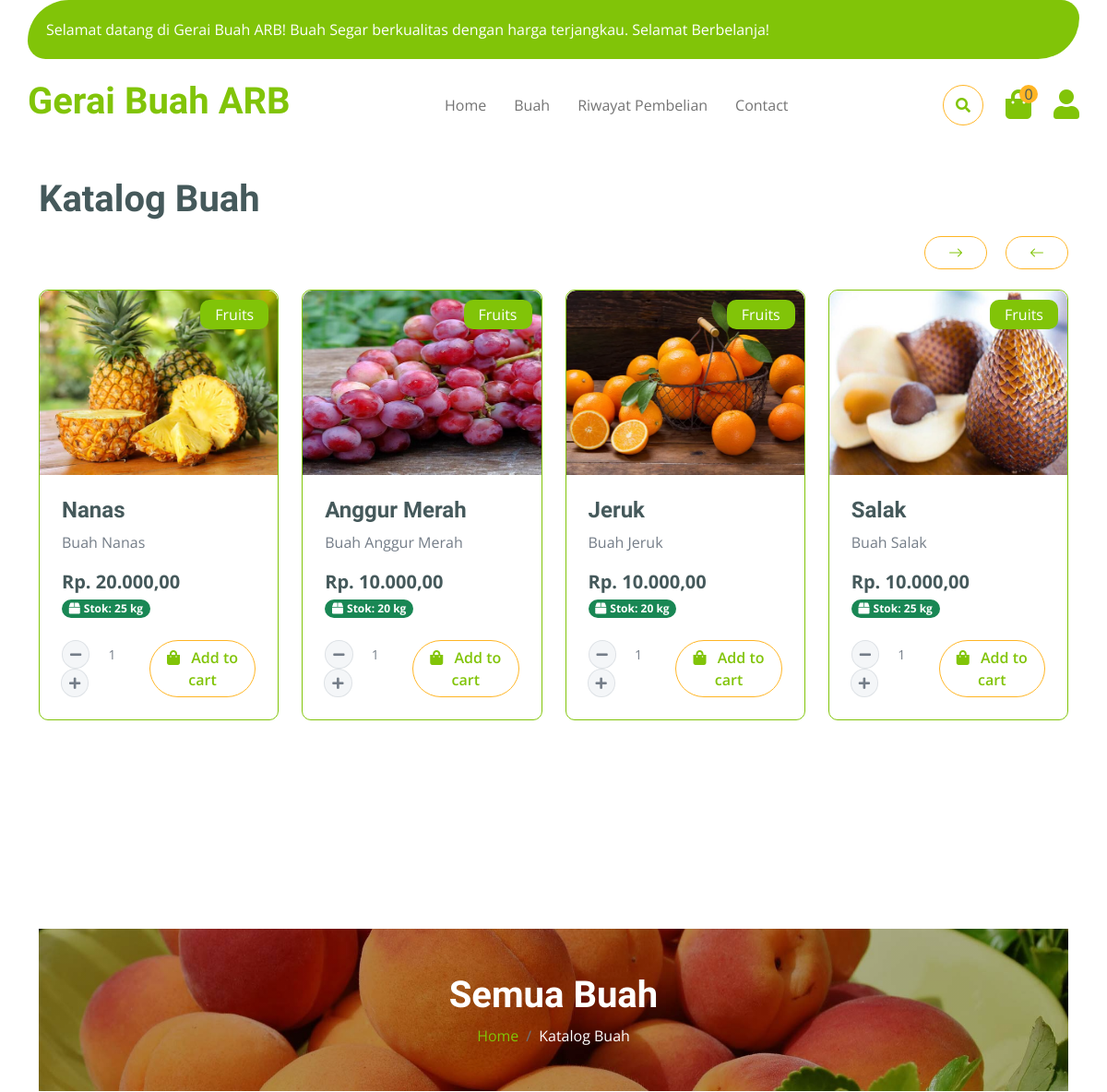
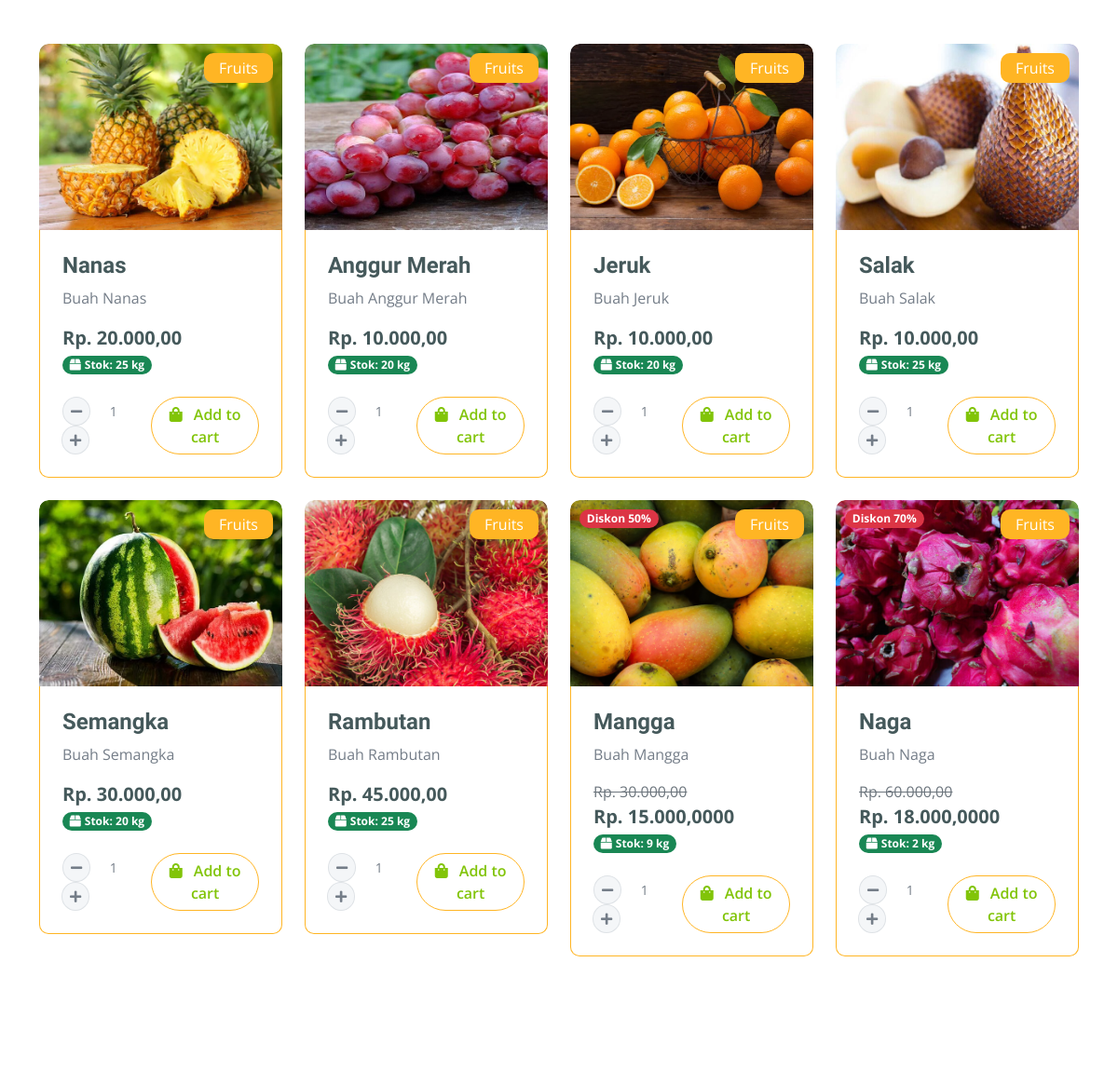
The page /shop/ (upper part) on the database as committed earlier (2 pictures, top to bottom).
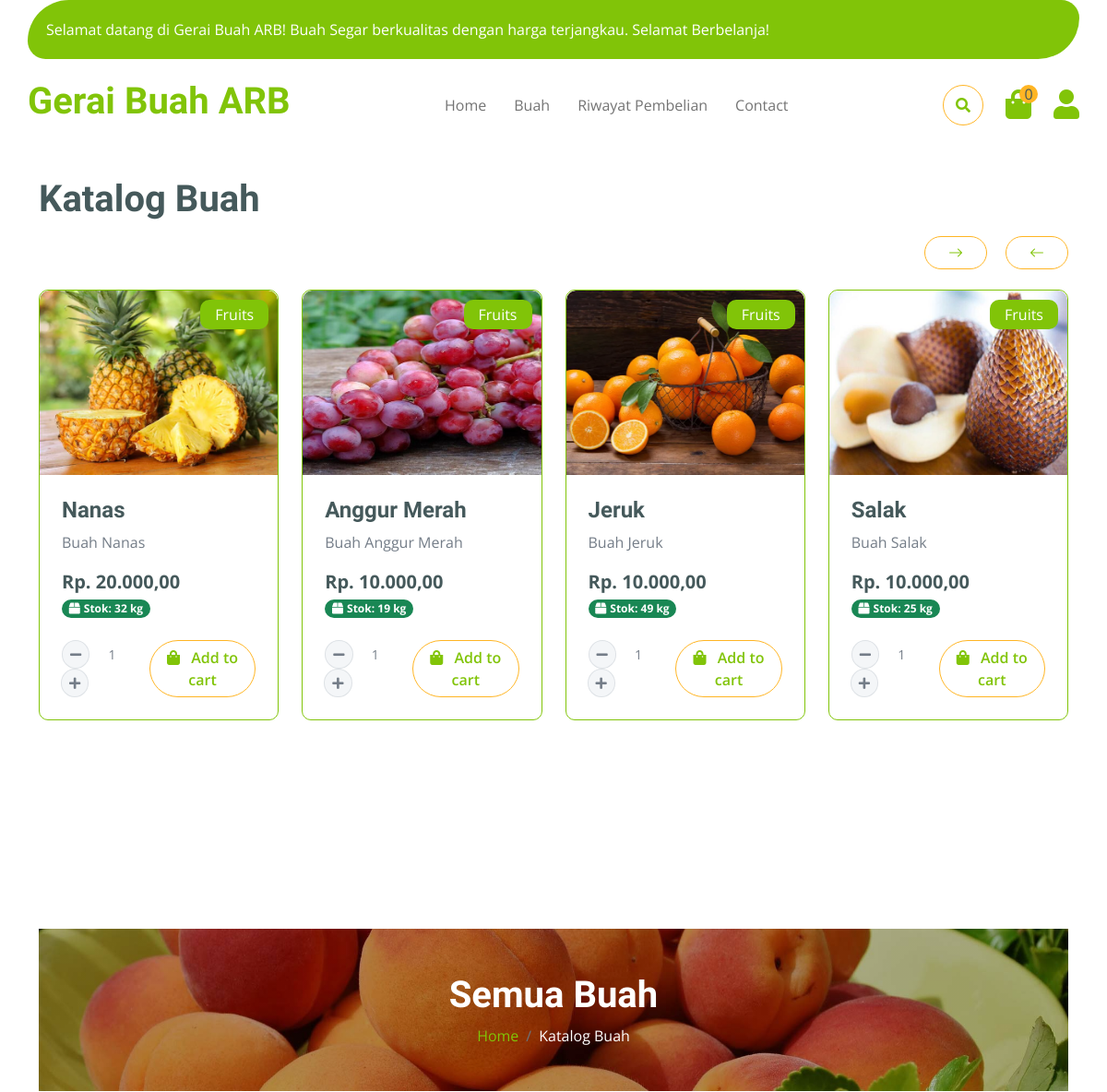
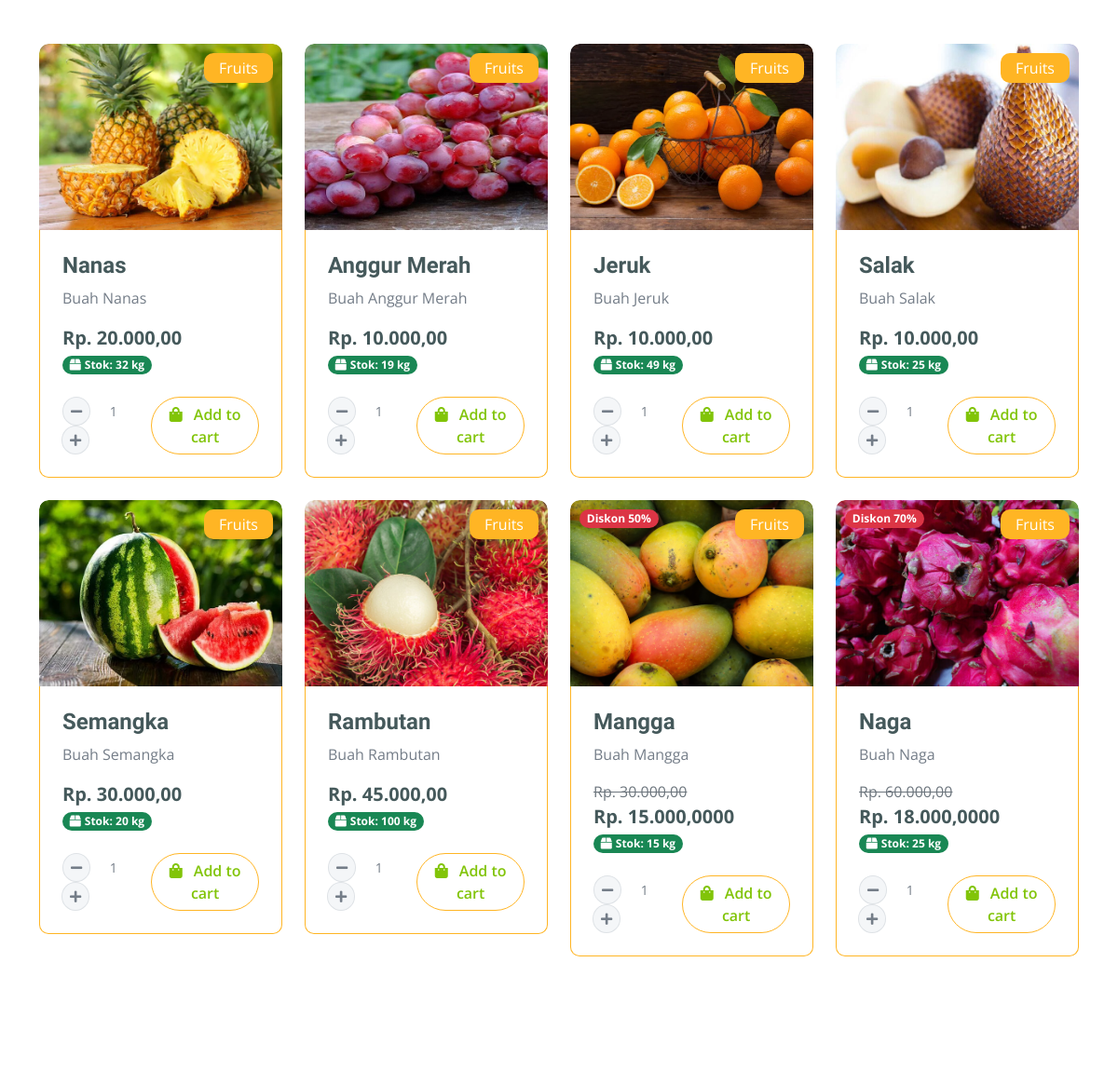
The same page on the database as committed later (2 pictures, top to bottom).
### core/models.py (models this page shows, shortened)
class Buah(models.Model):
    idBuah = models.AutoField(primary_key=True)
    namaBuah = models.CharField(max_length=50)
    fotoBuah = models.ImageField(upload_to='buah_images/')
    hargaBuah = models.DecimalField(max_digits=8, decimal_places=2)  # dalam ribu rupiah
    deskripsiBuah = models.TextField()
    diskon = models.DecimalField(max_digits=3, decimal_places=2, default=0, null=True, blank=True)  # dalam persen
    lamaKesegaraan = models.IntegerField()  # dalam hari max_length=2
    class Meta:
        verbose_name_plural = "Buah"
    @property
    def stokBuah(self):
        return sum(
            detailPengadaan.kuantitas for detailPengadaan in self.detail_pengadaan.filter(status=True)
        )

class DetailPengadaan(models.Model):
    idDetailPengadaan = models.AutoField(primary_key=True)
    idPengadaan = models.ForeignKey(Pengadaan, on_delete=models.CASCADE)
    idBuah = models.ForeignKey(Buah, on_delete=models.CASCADE, related_name="detail_pengadaan")
    kuantitas = models.IntegerField()  # max_length=4
    subHarga = models.DecimalField(max_digits=9, decimal_places=2)  # dalam ribu rupiah
    tanggalMasuk = models.DateField(auto_now_add=True)
    status = models.BooleanField(default='True')
    class Meta:
        verbose_name_plural = "Detail Pengadaan"

### core/views.py (the view)
# urls.py: path('shop/', views.buah, name='buah'),
def buah(request):
    query = request.GET.get('q', '').strip()
    if query:
        buah_list = Buah.objects.filter(namaBuah__icontains=query)
    else:
        buah_list = Buah.objects.all()
    for b in buah_list:
        if b.diskon:
            b.harga_setelah_diskon = b.hargaBuah - (b.hargaBuah * b.diskon)
            b.diskon_persen = int(b.diskon * 100)
        else:
            b.harga_setelah_diskon = b.hargaBuah
            b.diskon_persen = 0
    return render(request, 'core/buah.html', {'buah_list': buah_list, 'search_query': query})

### core/context_processors.py (called while the page is built, shortened)
def kesegaran_alert(request):
    kritis_buah = []
    peringatan_buah = []
    total_alerts = 0
    default_context = {
        'kritis_buah': kritis_buah,
        'peringatan_buah': peringatan_buah,
        'total_alerts': total_alerts,
    }
    if not request.user.is_authenticated or not request.user.is_staff:
        return default_context

### core/templates/core/buah.html (shortened to what the changed rows need)
{% extends "core/index.html" %}
{% load static %}
{% load humanize %}
{% block content %}
<div class="container-fluid fruite vesitable py-5">
  <div class="container py-5 mt-5">
    <h1 class="mb-4 mt-5">Katalog Buah</h1>
    <div class="owl-carousel vegetable-carousel justify-content-center">
      {% for b in buah_list %}
      <div
        class="border border-primary rounded position-relative vesitable-item"
      >
        <div class="vesitable-img position-relative">
          <img
            src="{{ b.fotoBuah.url }}"
            class="img-fluid w-100 rounded-top"
            alt="{{ b.namaBuah }}"
            style="width: 600px; height: 200px; object-fit: cover;"
          />
        </div>
        <div
          class="text-white bg-primary px-3 py-1 rounded position-absolute"
          style="top: 10px; right: 10px"
        >
          Fruits
        </div>
        <div class="p-4 rounded-bottom">
          <h4>{{ b.namaBuah }}</h4>
          <p>{{ b.deskripsiBuah }}</p>
          <div class="d-flex justify-content-between flex-lg-wrap align-items-center">
            <div>
              {% if b.diskon_persen > 0 %}
              <p class="mb-0 text-muted text-decoration-line-through">
                Rp. {{ b.hargaBuah|intcomma }}
              </p>
              <p class="mb-0 text-dark fs-5 fw-bold">
                Rp. {{ b.harga_setelah_diskon|intcomma }}
              </p>
              {% else %}
              <p class="text-dark fs-5 fw-bold mb-0">
                Rp. {{ b.hargaBuah|intcomma }}
              </p>
              {% endif %}
            </div>
            <div class="mb-2">
              {% if b.stokBuah > 0 %}
                <span class="badge bg-success"><i class="fas fa-box me-1"></i>Stok: {{ b.stokBuah }} kg</span>
              {% else %}
                <span class="badge bg-danger"><i class="fas fa-times-circle me-1"></i>Habis</span>
              {% endif %}
            </div>
          <div class="mt-3">
            <form action="{% url 'tambah_ke_keranjang' b.idBuah %}" method="POST">
              <div class="d-flex align-items-center justify-content-between">
                <div class="input-group quantity" style="width: 130px;">
                  <div class="input-group-btn">
                    <button type="button" class="btn btn-sm btn-minus rounded-circle bg-light border" onclick="event.preventDefault(); event.stopImmediatePropagation(); var inp = this.closest('.quantity').querySelector('input'); var val = parseInt(inp.value); if(val > 1) { inp.value = val - 1; }">
                      <i class="fa fa-minus"></i>
                    </button>
                  </div>
                  <input type="number" name="qty" class="form-control form-control-sm text-center border-0 bg-transparent" value="1" min="1" max="{{ b.stokBuah }}" style="box-shadow: none; min-width: 60px; text-align: center; padding: 5px;">
                  <div class="input-group-btn">
                    <button type="button" class="btn btn-sm btn-plus rounded-circle bg-light border" onclick="event.preventDefault(); event.stopImmediatePropagation(); var inp = this.closest('.quantity').querySelector('input'); var val = parseInt(inp.value); var max = parseInt(inp.max) || 9999; if(val < max) { inp.value = val + 1; }">
                      <i class="fa fa-plus"></i>
                    </button>
                  </div>
                </div>
                <button type="submit" class="btn border border-secondary rounded-pill px-3 text-primary" {% if b.stokBuah <= 0 %}disabled{% endif %}>
                  <i class="fa fa-shopping-bag me-2 text-primary"></i> Add to cart
                </button>
              </div>
            </form>
          </div>
          </div>
        </div>
      </div>
      {% endfor %}
    </div>
    <div class="container-fluid page-header py-5 mt-5">
      <h1 class="text-center text-white display-6">Semua Buah</h1>
    </div>
    <div class="tab-content mt-5">
      <div id="tab-1" class="tab-pane fade show p-0 active">
        <div class="row g-4">
          <div class="col-lg-12">
            <div class="row g-4">
              {% for b in buah_list %}
              <div class="col-md-6 col-lg-4 col-xl-3">
                <div class="rounded position-relative fruite-item">
                  <div class="fruite-img position-relative">
                    <img
                      src="{{ b.fotoBuah.url }}"
                      class="img-fluid w-100 rounded-top"
                      alt="{{ b.namaBuah }}"
                      style="width: 600px; height: 200px; object-fit: cover;"
                    />
                    {% if b.diskon_persen > 0 %}
                    <span
                      class="badge bg-danger position-absolute"
                      style="top: 10px; left: 10px;"
                    >
                      Diskon {{ b.diskon_persen }}%
                    </span>
                    {% endif %}
                  </div>
                  <div
                    class="text-white bg-secondary px-3 py-1 rounded position-absolute"
                    style="top: 10px; right: 10px"
                  >
                    Fruits
                  </div>
                  <div
                    class="p-4 border border-secondary border-top-0 rounded-bottom"
                  >
                    <h4>{{ b.namaBuah }}</h4>
                    <p>{{ b.deskripsiBuah }}</p>
                    <div class="d-flex justify-content-between flex-lg-wrap align-items-center">
                      <div>
                        {% if b.diskon_persen > 0 %}
                        <p class="mb-0 text-muted text-decoration-line-through">
                          Rp. {{ b.hargaBuah|intcomma }}
                        </p>
                        <p class="mb-0 text-dark fs-5 fw-bold">
                          Rp. {{ b.harga_setelah_diskon|intcomma }}
                        </p>
                        {% else %}
                        <p class="text-dark fs-5 fw-bold mb-0">
                          Rp. {{ b.hargaBuah|intcomma }}
                        </p>
                        {% endif %}
                      </div>
                      <div class="mb-2">
                        {% if b.stokBuah > 0 %}
                          <span class="badge bg-success"><i class="fas fa-box me-1"></i>Stok: {{ b.stokBuah }} kg</span>
                        {% else %}
                          <span class="badge bg-danger"><i class="fas fa-times-circle me-1"></i>Habis</span>
                        {% endif %}
                      </div>
                      <div class="mt-3 w-100">
                        <form action="{% url 'tambah_ke_keranjang' b.idBuah %}" method="POST">
                          <div class="d-flex align-items-center justify-content-between">
                            <div class="input-group quantity" style="width: 130px;">
                              <div class="input-group-btn">
                                <button type="button" class="btn btn-sm btn-minus rounded-circle bg-light border" onclick="event.preventDefault(); event.stopImmediatePropagation(); var inp = this.closest('.quantity').querySelector('input'); var val = parseInt(inp.value); if(val > 1) { inp.value = val - 1; }">
                                  <i class="fa fa-minus"></i>
                                </button>
                              </div>
                              <input type="number" name="qty" class="form-control form-control-sm text-center border-0 bg-transparent" value="1" min="1" max="{{ b.stokBuah }}" style="box-shadow: none; min-width: 60px; text-align: center; padding: 5px;">
                              <div class="input-group-btn">
                                <button type="button" class="btn btn-sm btn-plus rounded-circle bg-light border" onclick="event.preventDefault(); event.stopImmediatePropagation(); var inp = this.closest('.quantity').querySelector('input'); var val = parseInt(inp.value); var max = parseInt(inp.max) || 9999; if(val < max) { inp.value = val + 1; }">
                                  <i class="fa fa-plus"></i>
                                </button>
                              </div>
                            </div>
                            <button type="submit" class="btn border border-secondary rounded-pill px-3 text-primary" {% if b.stokBuah <= 0 %}disabled{% endif %}>
                              <i class="fa fa-shopping-bag me-2 text-primary"></i> Add to cart
                            </button>
                          </div>
                        </form>
                      </div>
                    </div>
                  </div>
                </div>
              </div>
              {% endfor %}
            </div>
          </div>
        </div>
      </div>
    </div>
  </div>
</div>
{% endblock content %}

Rows that differ between the two databases and show on the page:
changed through a linked row, Buah "Nanas": stokBuah "25" → "32"
changed through a linked row, Buah "Anggur Merah": stokBuah "20" → "19"
changed through a linked row, Buah "Jeruk": stokBuah "20" → "49"
changed Buah "Rambutan": stokBuah "25" → "100"
changed through a linked row, Buah "Mangga": stokBuah "9" → "15"
changed through a linked row, Buah "Naga": stokBuah "2" → "25"
